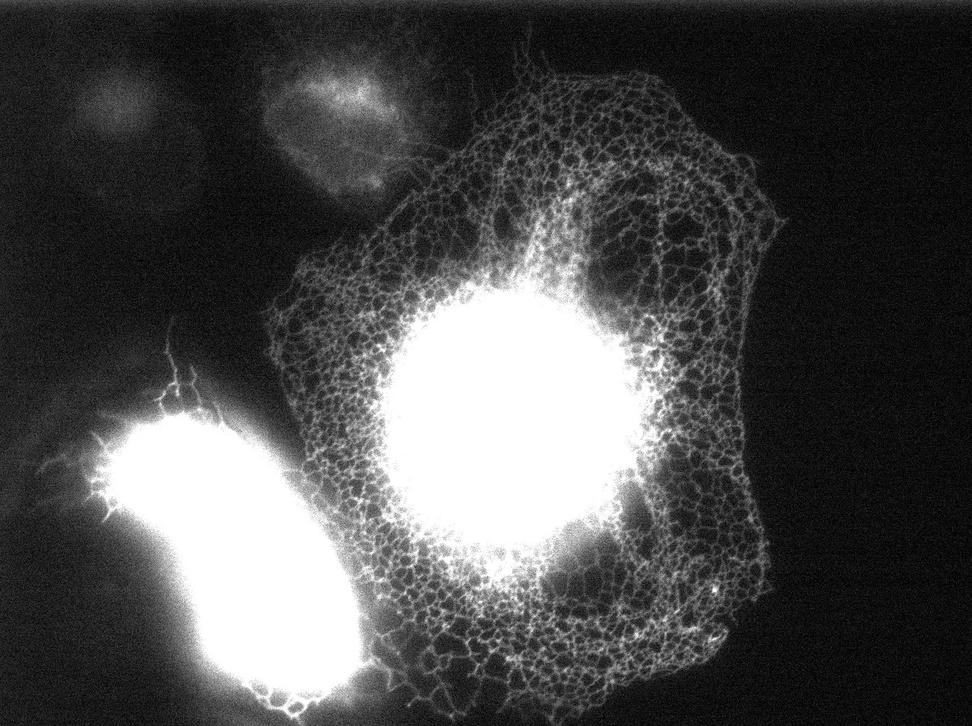
#> input picture trainingdata/labelled_data/stack1/raw_0000.jpg, 972 x 726 px, shrunk from 1392 x 1040 before the run
$ python buildTrainingData.py   (older library calls are emulated)
#> lines starting #> are read from the running program, lines starting #| are printed output that depends on the picture; after the words box and inside, x2 and y2 are one past the last pixel; in counts of white or black regions, pixels touching at a corner belong together
import glob
from PIL import Image
import random
import parser
import os
import scipy.ndimage as ndimage

import numpy as np
import pickle

from skimage.measure import compare_ssim
from skimage import io


def noisy(noise_typ,image,opts=[0,0.005]):
    if noise_typ == "gauss":
        mean = opts[0]
        var = opts[1]
        sigma = var**0.5
        gauss = np.random.normal(mean,sigma,image.shape)
        gauss = gauss.reshape(image.shape)
        noisy = image + gauss
        return noisy
    elif noise_typ == "s&p":
        row,col,ch = image.shape
        s_vs_p = 0.5
        amount = 0.004
        out = np.copy(image)
        # Salt mode
        num_salt = np.ceil(amount * image.size * s_vs_p)
        coords = [np.random.randint(0, i - 1, int(num_salt))
        for i in image.shape]
        out[coords] = 1

        # Pepper mode
        num_pepper = np.ceil(amount* image.size * (1. - s_vs_p))
        coords = [np.random.randint(0, i - 1, int(num_pepper))
        for i in image.shape]
        out[coords] = 0
        return out
    elif noise_typ == "poisson":
        vals = len(np.unique(image))
        vals = 2 ** np.ceil(np.log2(opts[0]))
        noisy = np.random.poisson(image * vals) / float(vals)
        return noisy/np.max(noisy)*np.max(image)
    elif noise_typ =="speckle":
        row,col,ch = image.shape
        gauss = np.random.randn(row,col,ch)
        gauss = gauss.reshape(row,col,ch)
        noisy = image + image * gauss
        return noisy


def degrade(img,dim):
    # gaussian darkness
    X,Y = np.meshgrid(np.linspace(0,1,dim),np.linspace(0,1,dim))
    mu_x, mu_y = np.random.rand(), np.random.rand()
    var_x = np.max( [0, 0.05*np.random.randn() + 0.5] )
    var_y = np.max( [0, 0.05*np.random.randn() + 0.5] )
    Z = np.exp( -(X - mu_x)**2 / (2*var_x) ) * np.exp( -(Y - mu_y)**2 / (2*var_y) )
    Z = np.expand_dims(Z, 2)

    darkimg = Z*img
    # [9 lines of commented-out code are left out]
    return darkimg


def partitionDataset(imgs,outdir,nreps,dim,degradeBool=True):
#> called with outdir = 'trainingdata/testpartitioned_256', nreps = 100, dim = 256, degradeBool = False
    try:
        os.makedirs(outdir)
    except OSError:
        pass

    for i in range(0,len(imgs),2):

        src_img = Image.open(imgs[i])
#> src_img is the input picture: PIL image 972x726 L; min 0, max 255, mean 77.5
        src_img = np.array(src_img)
        src_gt_img = Image.open(imgs[i+1])
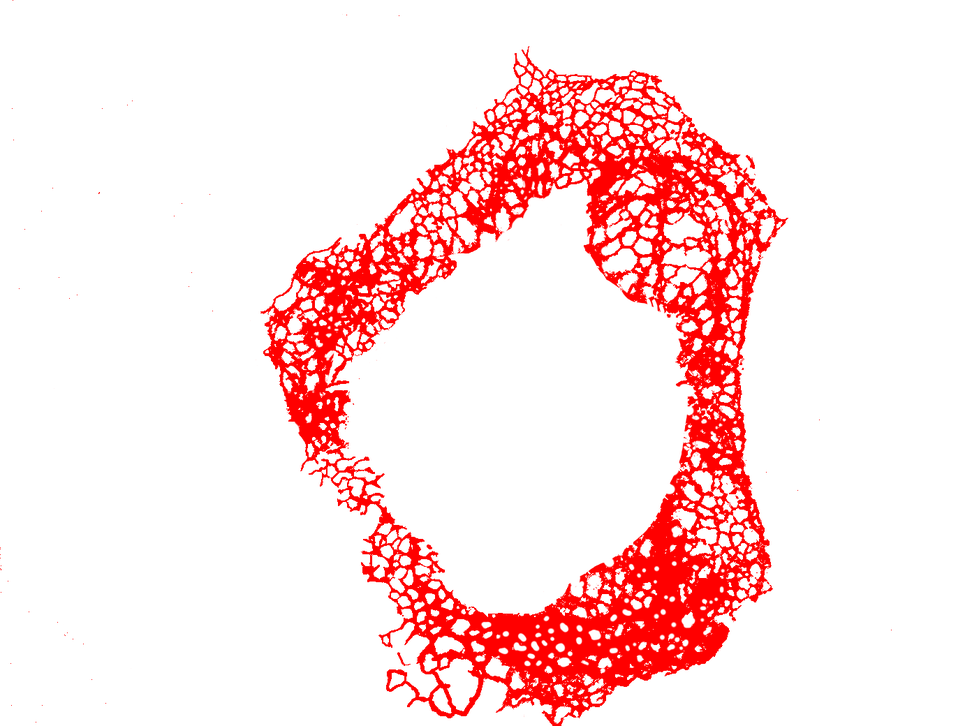
#> input picture trainingdata/labelled_data/stack1/0_segmented.png, 972 x 726 px, shrunk from 1392 x 1040 before the run
#> src_gt_img is the input picture: PIL image 972x726 RGBA; mean R, G, B, A 43.7, 0, 0, 30.8
        src_gt_img = np.array(src_gt_img)[:,:,3]
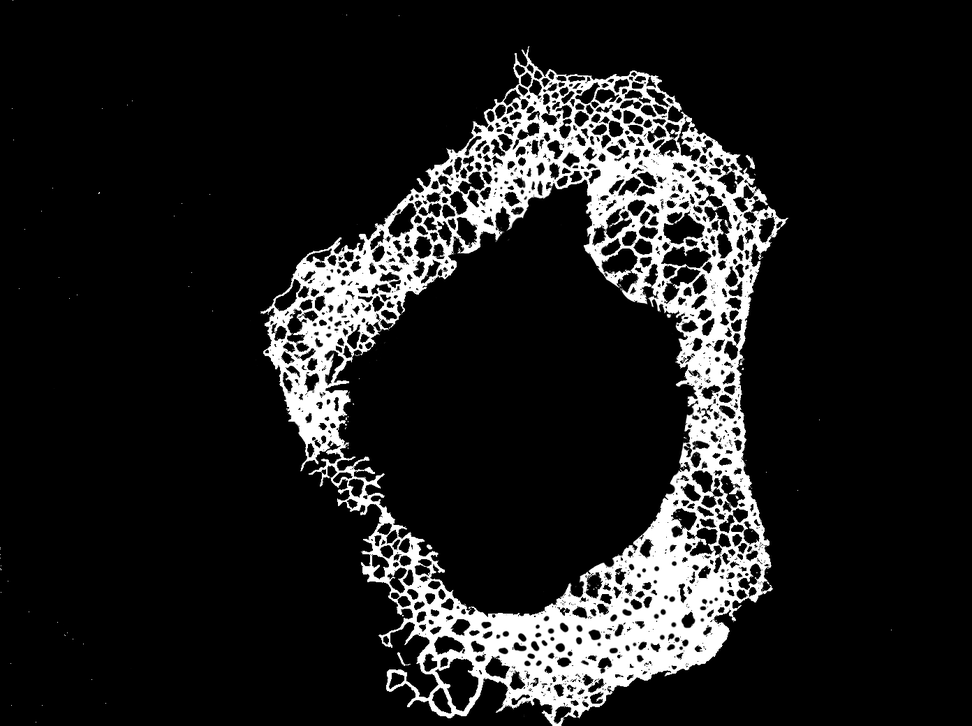
#> src_gt_img: shape (726, 972); min 0, max 255, mean 30.8

        # get rid of gba channels and invert
        # src_gt_img = src_gt_img[:,:,0]

        foreground = src_gt_img > 10
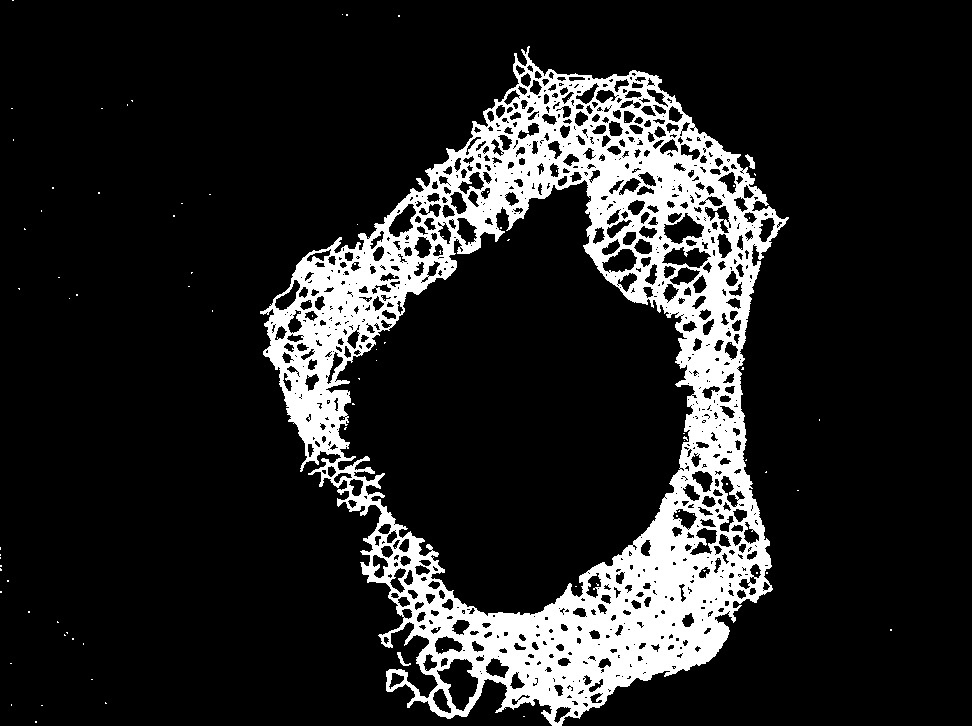
#> foreground: shape (726, 972) bool; 14.5% white; 98 white regions (95 under 20 px), largest, box (x1, y1, x2, y2) and area: (260, 46, 789, 726) 101711, (745, 154, 755, 169) 73, (397, 652, 411, 666) 62
        background = src_gt_img < 10
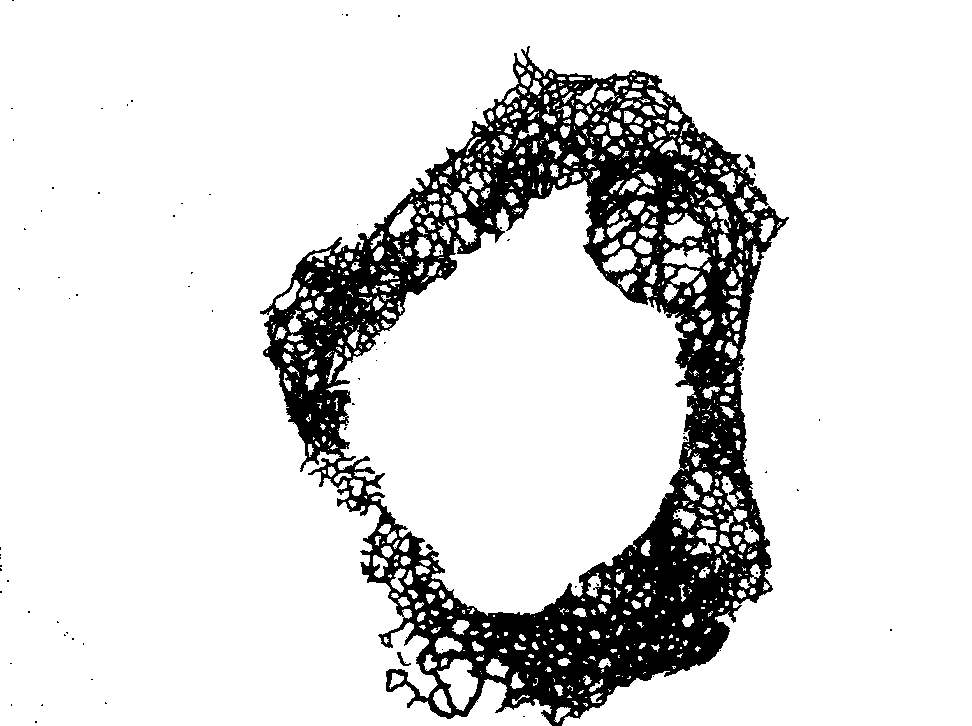
#> background: shape (726, 972) bool; 85.5% white; 120 black regions (117 under 20 px), largest, box (x1, y1, x2, y2) and area: (260, 46, 789, 726) 102018, (745, 154, 755, 169) 75, (397, 652, 411, 666) 63

        src_gt_img[foreground] = 255
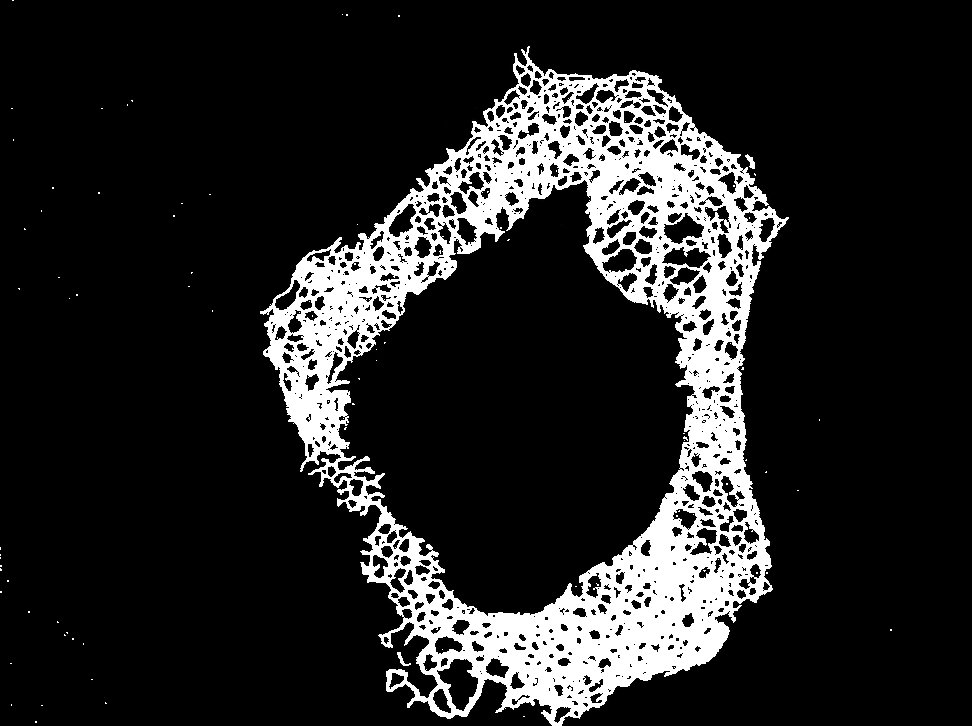
#> src_gt_img: shape (726, 972); 8.02% of pixels changed, all inside (x1, y1, x2, y2) = (0, 0, 892, 726)
        src_gt_img[background] = 0
#> src_gt_img: shape (726, 972); 2.61% of pixels changed, all inside (x1, y1, x2, y2) = (0, 0, 894, 726)

        # normalize and add dimension
        # src_img = (src_img - np.min(src_img)) / (np.max(src_img) - np.min(src_img))
        # src_gt_img = src_gt_img/255


        h,w = src_img.shape
#> h = 726; w = 972

        j = 0
        while j < nreps:
            r_rand = np.random.randint(0,h-dim)
            c_rand = np.random.randint(0,w-dim)
            img = src_img[r_rand:r_rand+dim,c_rand:c_rand+dim]
            gt_img = src_gt_img[r_rand:r_rand+dim,c_rand:c_rand+dim]

            if np.mean(gt_img) < 0.05*255:
                # print('redoing')
                continue

            # adding random brightness
            brightness = 1 + 0.1*np.random.randn()
            img = np.clip(img* brightness,0,255)

            if np.random.rand() > 0.5:
                poisson_param = np.max([0,3*np.random.randn() + 10])
                img = noisy('poisson',img,[poisson_param])

                gauss_param = np.max([0,0.0001*np.random.randn() + 0.0005])
                img = noisy('gauss',img,[0,gauss_param])
            else:
                sigma_param = np.random.rand()
                img = ndimage.gaussian_filter(img, sigma=(sigma_param,sigma_param), order=0)


            # [7 lines of commented-out code are left out]

            filename = '%s/%d-%d.npy' % (outdir,i,j)

            print(i,j,r_rand,c_rand,img.shape,gt_img.shape)

            img = Image.fromarray(img.astype('uint8'))
            gt_img = Image.fromarray(gt_img.astype('uint8'))
            pickle.dump((img,gt_img), open(filename,'wb'))

            combined = np.concatenate((np.array(img),np.array(gt_img)),axis=1)
            io.imsave(filename.replace(".npy",".png"),combined)

            j += 1
#> this loop made 111 passes
#> pass 1, in partitionDataset, `img = src_img[r_rand:r_rand+dim,c_rand:c_rand+dim]`:
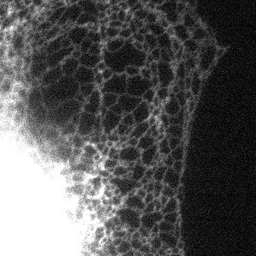
#> img: shape (256, 256); min 0, max 255, mean 86.9
#> pass 1, in partitionDataset, `gt_img = src_gt_img[r_rand:r_rand+dim,c_rand:c_rand+dim]`:
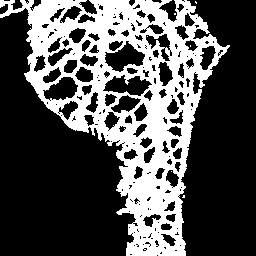
#> gt_img: shape (256, 256); min 0, max 255, mean 81.4
#> after the loop, j = 100

        print('[%d/%d]' % (i+2,len(imgs)))
#> pass 2 of the loop in partitionDataset, `for i in range(0,len(imgs),2):`:
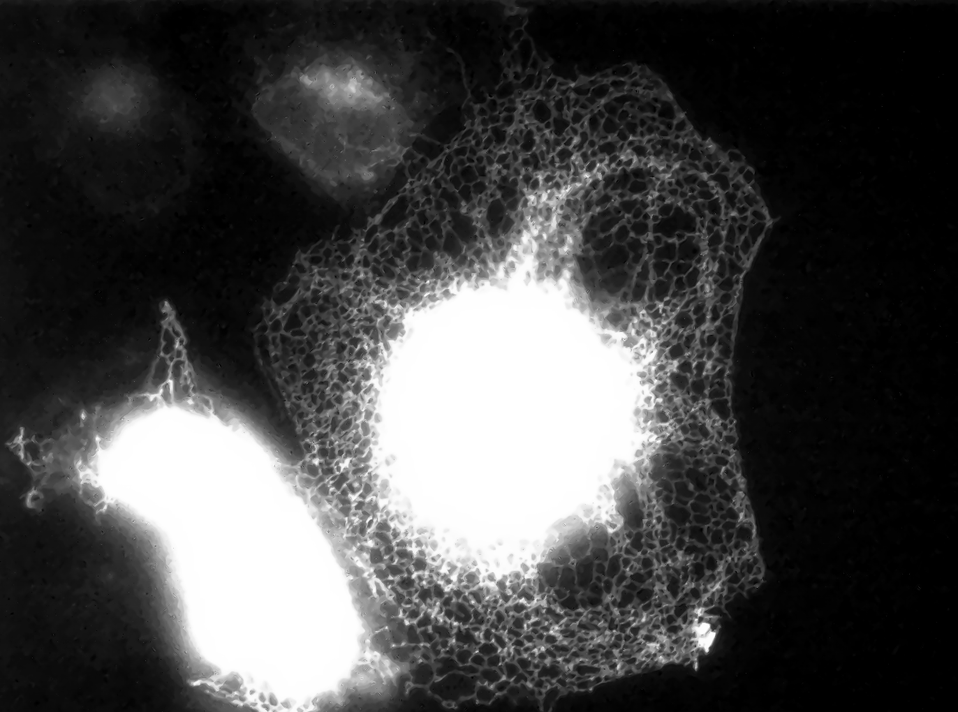
#> input picture trainingdata/labelled_data/stack1/126_input_0.png, 958 x 712 px, shrunk from 1372 x 1020 before the run
#> in partitionDataset, src_img is the input picture: PIL image 958x712 L; min 0, max 255, mean 72.1
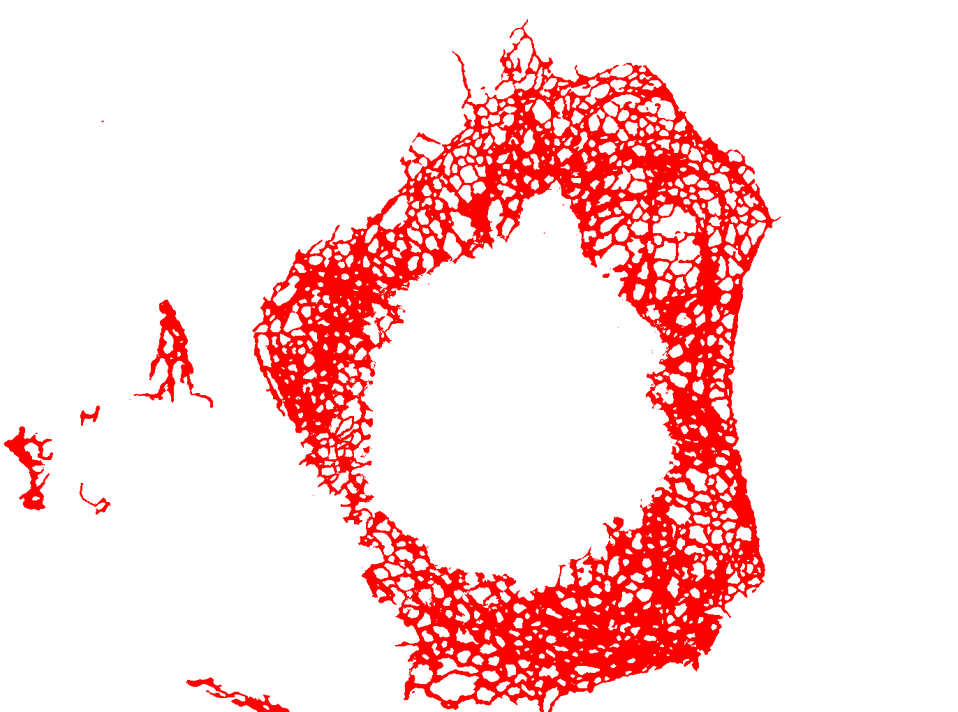
#> input picture trainingdata/labelled_data/stack1/126_segmented.png, 958 x 712 px, shrunk from 1372 x 1020 before the run
#> in partitionDataset, src_gt_img is the input picture: PIL image 958x712 RGBA; mean R, G, B, A 51.6, 0, 0, 38
#> foreground: shape (712, 958) bool; 17.2% white; 60 white regions (50 under 20 px), largest, box (x1, y1, x2, y2) and area: (252, 18, 781, 712) 111867, (133, 299, 213, 408) 2204, (4, 426, 54, 511) 1580
#> background: shape (712, 958) bool; 82.7% white; 82 black regions (73 under 20 px), largest, box (x1, y1, x2, y2) and area: (252, 18, 781, 712) 112310, (133, 299, 213, 408) 2211, (4, 426, 54, 511) 1585
#> the loop in partitionDataset, `while j < nreps:` made 111 passes
#> pass 1, in partitionDataset, `gt_img = src_gt_img[r_rand:r_rand+dim,c_rand:c_rand+dim]`:
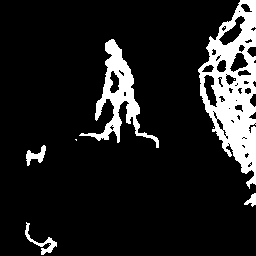
#> gt_img: shape (256, 256); min 0, max 255, mean 31.4
#> pass 3 of the loop in partitionDataset, `for i in range(0,len(imgs),2):`:
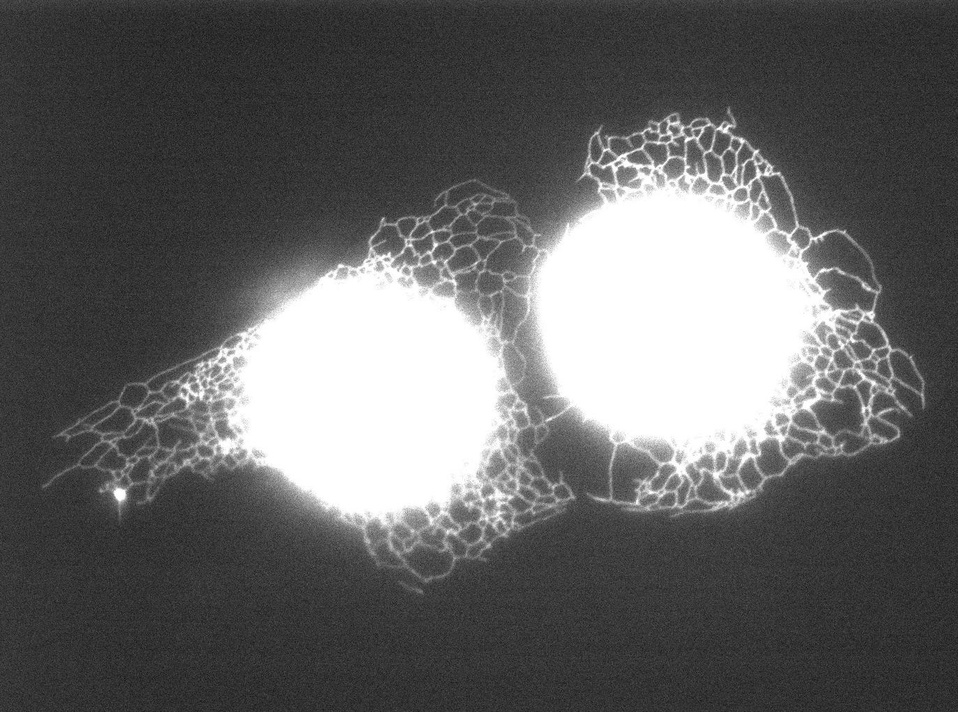
#> input picture trainingdata/labelled_data/stack2/raw_0000.jpg, 958 x 712 px, shrunk from 1372 x 1020 before the run
#> in partitionDataset, src_img is the input picture: PIL image 958x712 L; min 15, max 255, mean 99.8
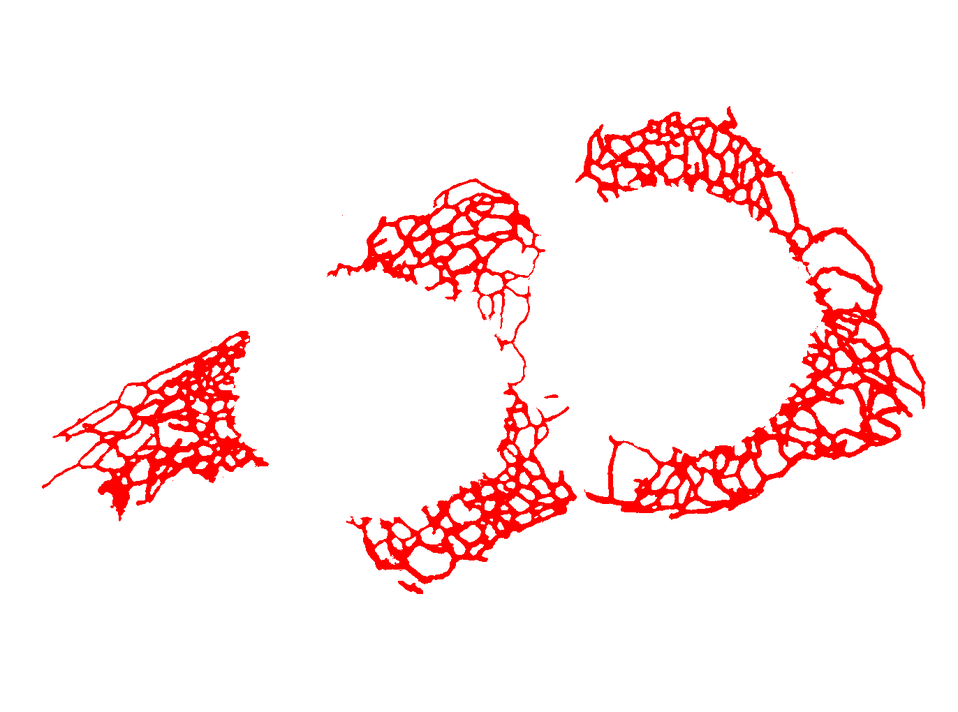
#> input picture trainingdata/labelled_data/stack2/0_segmented.png, 958 x 712 px, shrunk from 1372 x 1020 before the run
#> in partitionDataset, src_gt_img is the input picture: PIL image 958x712 RGBA; mean R, G, B, A 27.5, 0, 0, 18.9
#> foreground: shape (712, 958) bool; 8.7% white; 16 white regions (11 under 20 px), largest, box (x1, y1, x2, y2) and area: (575, 106, 926, 520) 27489, (326, 178, 577, 585) 18907, (41, 330, 269, 522) 12584, (398, 580, 424, 595) 193, (543, 394, 559, 399) 51
#> background: shape (712, 958) bool; 91.3% white; 25 black regions (20 under 20 px), largest, box (x1, y1, x2, y2) and area: (575, 106, 926, 520) 27566, (326, 178, 577, 585) 18971, (41, 330, 269, 522) 12618, (397, 580, 424, 595) 194, (543, 394, 559, 399) 51
#> the loop in partitionDataset, `while j < nreps:` made 109 passes
#> pass 1, in partitionDataset, `gt_img = src_gt_img[r_rand:r_rand+dim,c_rand:c_rand+dim]`:
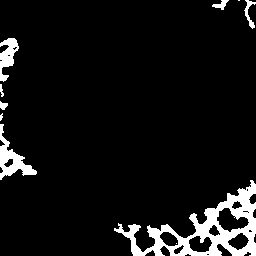
#> gt_img: shape (256, 256); min 0, max 255, mean 18.6
#> the loop made 4 passes; the first 3 are shown


# --------------------------------------------

nreps = 100
dim = 256

allimgs = [
    "trainingdata/labelled_data/stack1/raw_0000.jpg",
    "trainingdata/labelled_data/stack1/0_segmented.png",
    "trainingdata/labelled_data/stack1/126_input_0.png",
    "trainingdata/labelled_data/stack1/126_segmented.png",

    "trainingdata/labelled_data/stack2/raw_0000.jpg",
    "trainingdata/labelled_data/stack2/0_segmented.png",
    "trainingdata/labelled_data/stack2/raw_0126.jpg",
    "trainingdata/labelled_data/stack2/126_segmented.png",

    "trainingdata/labelled_data/stack3/raw_0000.jpg",
    "trainingdata/labelled_data/stack3/segmented_0.png"
]

outdir = 'trainingdata/testpartitioned_' + str(dim)
print('Training data')
#> (the run stopped early here; a loop or call above may not have finished)
